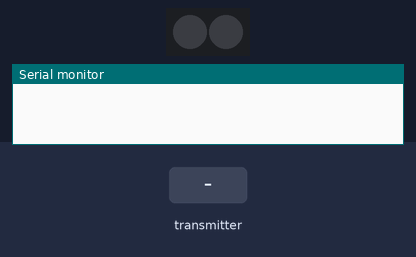
A sketch run on a simulated ESP8266 (NodeMCU). On the bench: 2 RGB LEDs in strip order, left to right, the last lines printed to the serial monitor. Inputs (shaded band) come from the test bench. Dim RGB values are drawn brighter than linear; random numbers use the default seed unless the sketch sets one.

Above: at 1.2 s.
1.3 s: the transmitter starts sending state = 0
At 1.84 s:
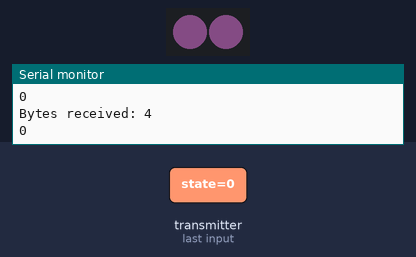
4.3 s: the transmitter starts sending state = 1
At 4.8 s:
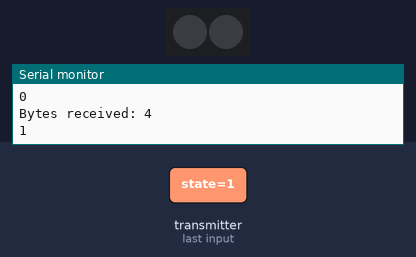
Timing chart, 0 to 7.3 s (numbered marks = the images above; inputs shaded):
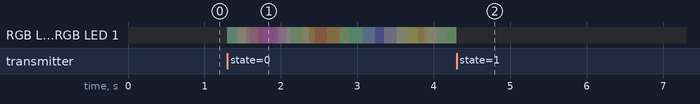

The sketch:

ESPLC_UG_Buffer.ino
```cpp
#include <ESP8266WiFi.h>
#include <espnow.h>
#include <Adafruit_NeoPixel.h>

#define LED_PIN 12
#define LED_COUNT 2

Adafruit_NeoPixel strip(LED_COUNT, LED_PIN, NEO_GRB + NEO_KHZ800);

// REPLACE WITH THE MAC Address of your receiver
uint8_t Light1[] = {0x2C, 0xF4, 0x32, 0x66, 0xD4, 0x41};
uint8_t Light2[] = {0xBC, 0xDD, 0xC2, 0x51, 0xE5, 0xE6};

long currentMillis;
long previousMillis = 0;
long RGBold[] = {random(0,256),random(0,256),random(0,256)};
long RGBnew[] = {random(0,256),random(0,256),random(0,256)};
int state = 999;
int step = 1;
bool receive = true;

//Structure example to send data
//Must match the receiver structure
typedef struct struct_message {
    int state;
} struct_message;

typedef struct struct_rgbw {
    int R;
    int G;
    int B;
    int W;
} struct_rgbw;

struct_rgbw RGBW;

struct_message incomingReadings;

// Callback when data is sent
void OnDataSent(uint8_t *mac_addr, uint8_t sendStatus) {
  //Serial.print("Last Packet Send Status: ");
  if (sendStatus == 0){
    //Serial.println("Delivery success");
  }
  else{
    //Serial.println("Delivery fail");
  }
}

// Callback when data is received
void OnDataRecv(uint8_t * mac, uint8_t *incomingData, uint8_t len) {
  memcpy(&incomingReadings, incomingData, sizeof(incomingReadings));
  Serial.print("Bytes received: ");
  Serial.println(len);
  Serial.println(incomingReadings.state);
  state = incomingReadings.state;
  receive = true;
}

void setup() {
  Serial.begin(115200);
  ESPLC_LED_SETUP();

  // Set device as a Wi-Fi Station
  WiFi.mode(WIFI_STA);
  WiFi.disconnect();

  // Init ESP-NOW
  if (esp_now_init() != 0) {
    Serial.println("Error initializing ESP-NOW");
    return;
  }

  // Set ESP-NOW Role
  esp_now_set_self_role(ESP_NOW_ROLE_COMBO);

  // Once ESPNow is successfully Init, we will register for Send CB to
  // get the status of Trasnmitted packet
  esp_now_register_send_cb(OnDataSent);

  // Register peer
  esp_now_add_peer(Light1, ESP_NOW_ROLE_COMBO, 1, NULL, 0);
  esp_now_add_peer(Light2, ESP_NOW_ROLE_COMBO, 1, NULL, 0);

  // Register for a callback function that will be called when data is received
  esp_now_register_recv_cb(OnDataRecv);
}

void loop() {
  if(state == 0){
    currentMillis = millis();
    if (currentMillis - previousMillis >= 5) {
      previousMillis = currentMillis;
      if(RGBold[0]+step >= RGBnew[0] && RGBold[1]+step >= RGBnew[1] && RGBold[2]+step >= RGBnew[2]){
          RGBnew[0] = random(0,250);
          RGBnew[1] = random(0,250);
          RGBnew[2] = random(0,250);
      }
        if(RGBold[0] < RGBnew[0]){RGBold[0] += step;}
        else{RGBold[0] -= step;}

        if(RGBold[1] < RGBnew[1]){RGBold[1] += step;}
        else{RGBold[1] -= step;}

        if(RGBold[2] < RGBnew[2]){RGBold[2] += step;}
        else{RGBold[2] -= step;}

      RGBW.R = RGBold[0];
      RGBW.G = RGBold[1];
      RGBW.B = RGBold[2];
      RGBW.W = 0;
      esp_now_send(Light1, (uint8_t *) &RGBW, sizeof(RGBW));
      strip.setPixelColor(0, RGBW.R, RGBW.G, RGBW.B);
      esp_now_send(Light2, (uint8_t *) &RGBW, sizeof(RGBW));
      strip.setPixelColor(1, RGBW.R, RGBW.G, RGBW.B);
      strip.show();
    }
  }

  else  {
    if(receive){
      RGBW.R = 0;
      RGBW.G = 0;
      RGBW.B = 0;
      RGBW.W = 0;
      esp_now_send(Light1, (uint8_t *) &RGBW, sizeof(RGBW));
      strip.setPixelColor(0, RGBW.R, RGBW.G, RGBW.B);
      esp_now_send(Light2, (uint8_t *) &RGBW, sizeof(RGBW));
      strip.setPixelColor(1, RGBW.R, RGBW.G, RGBW.B);
      strip.show();
      receive = false;
    }
  }
}

void ESPLC_LED_SETUP() {
  strip.begin();           // INITIALIZE NeoPixel strip object (REQUIRED)
  strip.show();            // Turn OFF all pixels ASAP
  strip.setBrightness(7);
}
```
